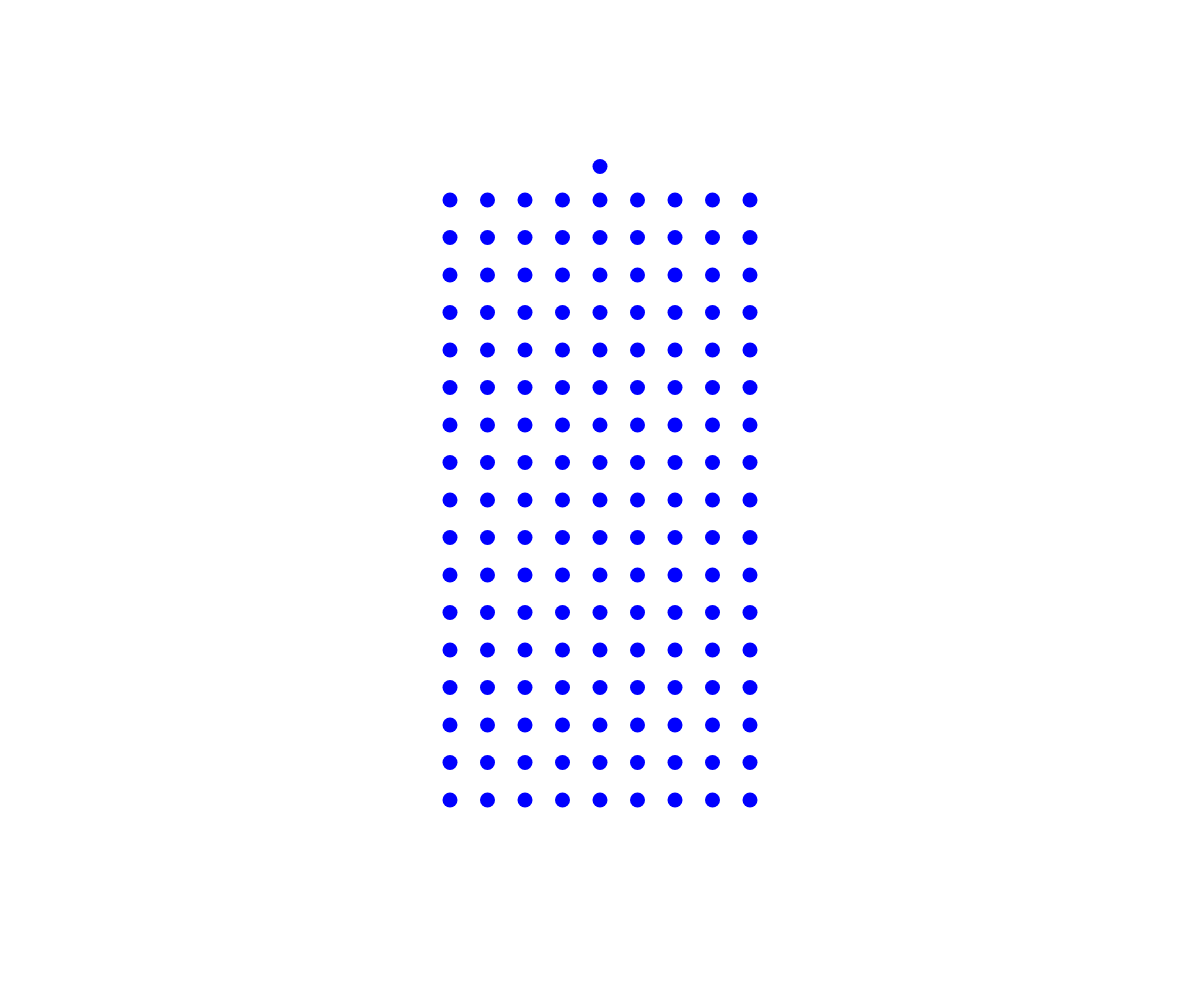
Frame 1 (no input)
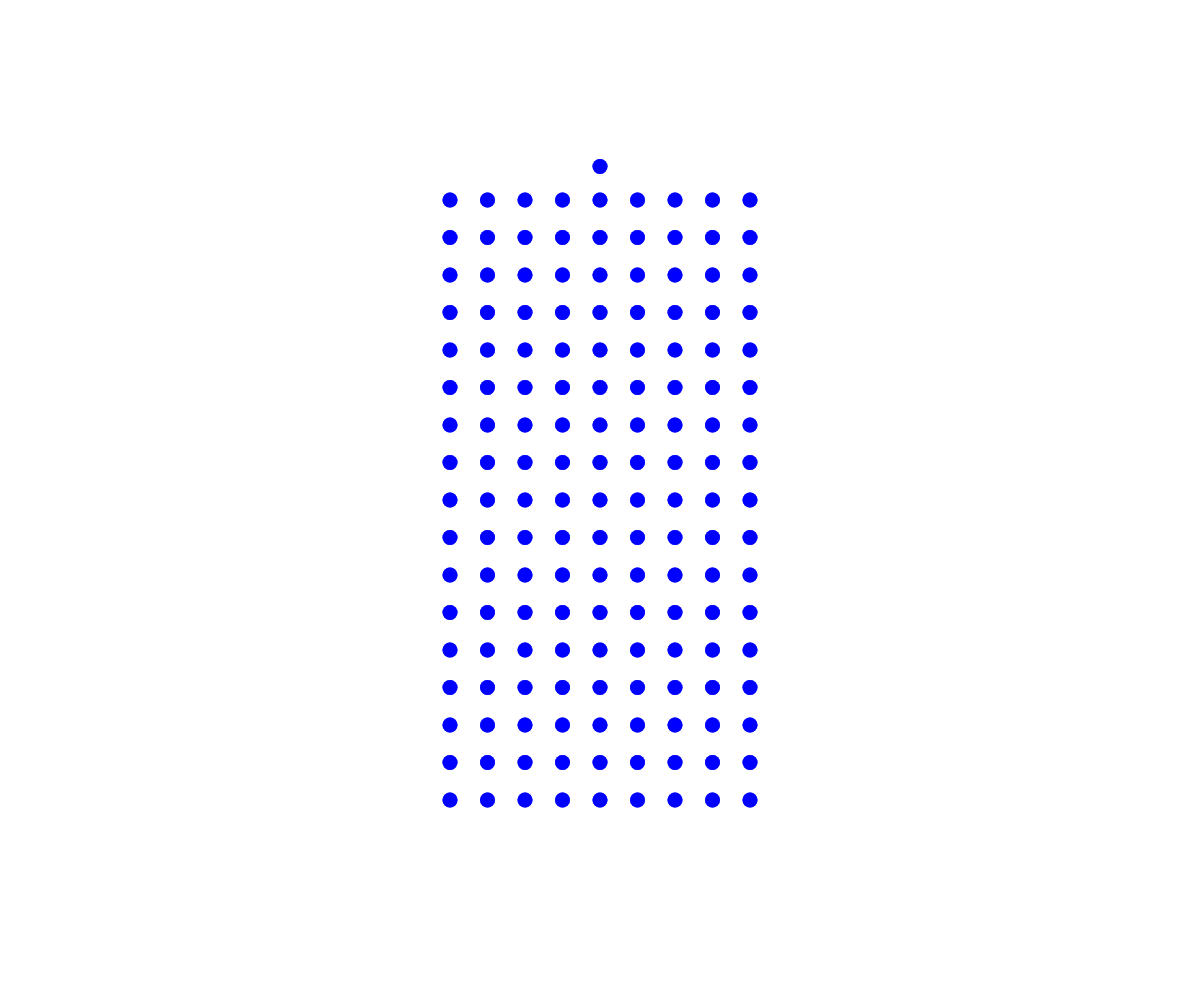
Frame 60 (no input)
Frame 120 (the mouse pressed at the canvas centre since frame 60): identical to frame 60, image omitted

The p5.js sketch that drew these frames (run headless with seeded random() and noise() and a simulated clock; from frame 60 on, the mouse is pressed at the canvas centre):

// p5.js sketch
// ── sketch.js
let Bdist;
let Bsize;
let Ballx;
let Bally;
function setup() {
  createCanvas(windowWidth,windowHeight);
  angleMode(DEGREES);
  Bdist = 30;
  Bsize = 15;
  Ballx=0;
  Bally=0;
}

function draw() {
  background(255,100);
  translate(width/2,height/2);
  // print(Dist);
  
  // let p = p5.Vector.fromAngle(radians(s*6-90), 120);

  Bally = map(rotationX,10,45,-333.5,333.5);
  Ballx = map(rotationY,-20,20,-187.5,187.5);
  if(rotationX<10){
    Bally = -333.5;
  }else if(rotationX>45){
    Bally = 333.5;
  }
  if(rotationY<-20){
    Ballx = -187.5;
  }else if(rotationY>20){
    Ballx = 187.5;
  }
  // text(rotationX,0,-10);
  
  noStroke();
  fill(0,0,255);
  // noFill();
  // ellipse(mouseX-width/2,mouseY-height/2,Bsize);
  
  ellipse(Ballx,Bally,Bsize);
  
  for(let Bi =0;Bi<9;Bi++){
    for(let Bj =0;Bj<17;Bj++){
      let Bx =-150+Bi*(300/8);
      let By =-300+Bj*(600/16);
      // let Dist = dist(mouseX-width/2,mouseY-height/2,Bx,By);
      let Dist = dist(Ballx,Bally,Bx,By);
    ellipse(Bx,By,Bsize);
  if(Dist<Bdist&&Bsize<Dist){
    for(let i =0;i<Dist;i++){
      let x = Ballx-Bx;
      let y = Bally-By;
      let size = (1-sin(map(i/Dist,0,1,0,180)))*((Dist-Bsize)/(Bdist-Bsize))+(1-(Dist-Bsize)/(Bdist-Bsize));
      ellipse(Bx+x*(i/Dist),By+y*(i/Dist),Bsize*size);
    }
  }else if(Dist<Bsize){
    for(let i =0;i<Dist;i++){
      let x = Ballx-Bx;
      let y = Bally-By;
      ellipse(Bx+x*(i/Dist),By+y*(i/Dist),Bsize);
    }
  }
    }
  }

}

function touchStarted () {
  var fs = fullscreen();
  if (!fs) {
    fullscreen(true);
  }
}

/* full screening will change the size of the canvas */
function windowResized() {
  resizeCanvas(windowWidth, windowHeight);
}

/* prevents the mobile browser from processing some default
 * touch events, like swiping left for "back" or scrolling
 * the page.
 */
document.ontouchmove = function(event) {
    event.preventDefault();
};
